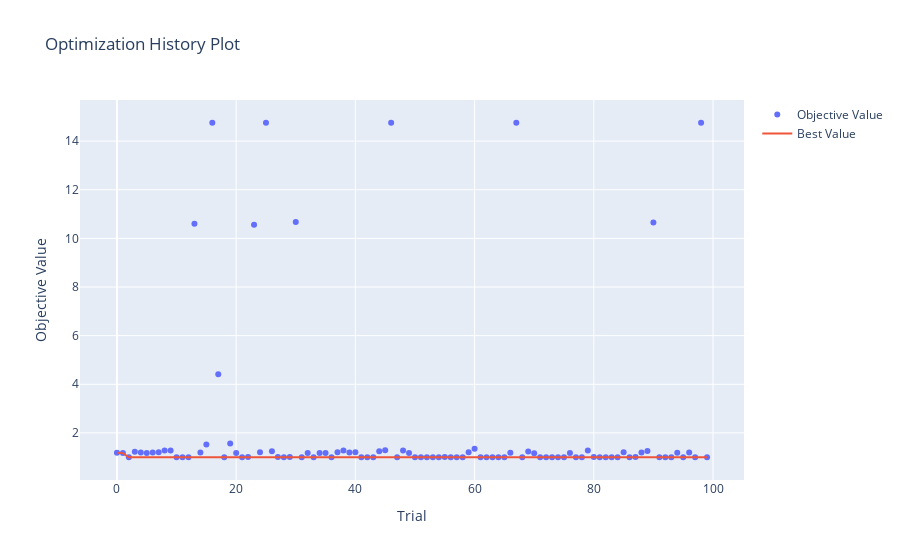
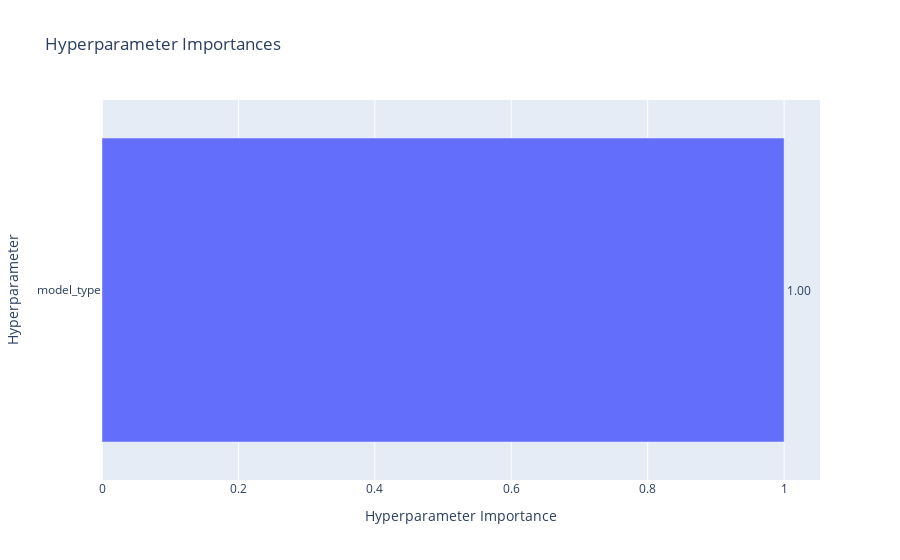

Notebook code cell kept with these figures, in order:
### Code cell
from pathlib import Path
import joblib
import optuna.visualization as vis

# 1. Setup Paths
results_path = Path().cwd().parent / "results"
pickle_file = results_path / "electricity_study.pkl"
plots_path = results_path / "plots"
plots_path.mkdir(parents=True, exist_ok=True)

# 2. Load the Study
if pickle_file.exists():
    study = joblib.load(pickle_file)
    print(f"✅ Study '{study.study_name}' loaded successfully.")
else:
    print("❌ Pickle file not found! Check your path.")

# 3. Generate Interactive Visuals (for the notebook)
# History shows convergence toward the best MAPE
fig_history = vis.plot_optimization_history(study)
fig_history.show()

# Importance identifies the 'heavy hitters' among your 10 models
fig_importance = vis.plot_param_importances(study)
fig_importance.show()

# 4. Export High-Res PNGs for your LaTeX Report
# Scale=2 ensures they are crisp on the printed page
fig_history.write_image(plots_path / "optimization_history.png", scale=2)
fig_importance.write_image(plots_path / "param_importance.png", scale=2)
fig_slice = vis.plot_slice(study)
fig_slice.write_image(plots_path / "slice_plot.png", scale=2)

print(f"🖼️ Plots exported to: {plots_path}")

### Figure 1 — Plotly figure (JSON) as saved in the notebook; plotly's stock layout.template omitted (floating-point values rounded to 4 significant figures)
{"data": [{"mode": "markers", "name": "Objective Value", "type": "scatter", "x": [0, 1, 2, 3, 4, 5, 6, 7, 8, 9, 10, 11, 12, 13, 14, 15, 16, 17, 18, 19, 20, 21, 22, 23, 24, 25, 26, 27, 28, 29, 30, 31, 32, 33, 34, 35, 36, 37, 38, 39, 40, 41, 42, 43, 44, 45, 46, 47, 48, 49, 50, 51, 52, 53, 54, 55, 56, 57, 58, 59, 60, 61, 62, 63, 64, 65, 66, 67, 68, 69, 70, 71, 72, 73, 74, 75, 76, 77, 78, 79, 80, 81, 82, 83, 84, 85, 86, 87, 88, 89, 90, 91, 92, 93, 94, 95, 96, 97, 98, 99], "y": [1.182, 1.17, 1.0, 1.225, 1.2, 1.171, 1.195, 1.201, 1.281, 1.281, 1.0, 1.0, 1.0, 10.61, 1.198, 1.526, 14.75, 4.415, 1.002, 1.564, 1.17, 1.0, 1.011, 10.56, 1.201, 14.75, 1.248, 1.011, 1.0, 1.015, 10.68, 1.0, 1.17, 1.0, 1.176, 1.178, 1.0, 1.201, 1.281, 1.196, 1.207, 1.0, 1.0, 1.002, 1.247, 1.291, 14.75, 1.0, 1.281, 1.17, 1.0, 1.0, 1.0, 1.0, 1.0, 1.011, 0.9999, 0.9999, 0.9999, 1.201, 1.345, 0.9999, 0.9999, 0.9999, 0.9999, 0.9999, 1.189, 14.75, 0.9999, 1.239, 1.162, 0.9999, 0.9999, 0.9999, 0.9999, 0.9999, 1.17, 0.9999, 0.9999, 1.281, 1.013, 0.9999, 0.9999, 0.9999, 0.9999, 1.201, 0.9999, 1.012, 1.195, 1.259, 10.66, 0.9999, 0.9999, 0.9999, 1.181, 0.9999, 1.197, 0.9999, 14.75, 0.9999]}, {"mode": "lines", "name": "Best Value", "type": "scatter", "x": [0, 1, 2, 3, 4, 5, 6, 7, 8, 9, 10, 11, 12, 13, 14, 15, 16, 17, 18, 19, 20, 21, 22, 23, 24, 25, 26, 27, 28, 29, 30, 31, 32, 33, 34, 35, 36, 37, 38, 39, 40, 41, 42, 43, 44, 45, 46, 47, 48, 49, 50, 51, 52, 53, 54, 55, 56, 57, 58, 59, 60, 61, 62, 63, 64, 65, 66, 67, 68, 69, 70, 71, 72, 73, 74, 75, 76, 77, 78, 79, 80, 81, 82, 83, 84, 85, 86, 87, 88, 89, 90, 91, 92, 93, 94, 95, 96, 97, 98, 99], "y": [1.182, 1.17, 1.0, 1.0, 1.0, 1.0, 1.0, 1.0, 1.0, 1.0, 1.0, 1.0, 1.0, 1.0, 1.0, 1.0, 1.0, 1.0, 1.0, 1.0, 1.0, 1.0, 1.0, 1.0, 1.0, 1.0, 1.0, 1.0, 1.0, 1.0, 1.0, 1.0, 1.0, 1.0, 1.0, 1.0, 1.0, 1.0, 1.0, 1.0, 1.0, 1.0, 1.0, 1.0, 1.0, 1.0, 1.0, 1.0, 1.0, 1.0, 1.0, 1.0, 1.0, 1.0, 1.0, 1.0, 0.9999, 0.9999, 0.9999, 0.9999, 0.9999, 0.9999, 0.9999, 0.9999, 0.9999, 0.9999, 0.9999, 0.9999, 0.9999, 0.9999, 0.9999, 0.9999, 0.9999, 0.9999, 0.9999, 0.9999, 0.9999, 0.9999, 0.9999, 0.9999, 0.9999, 0.9999, 0.9999, 0.9999, 0.9999, 0.9999, 0.9999, 0.9999, 0.9999, 0.9999, 0.9999, 0.9999, 0.9999, 0.9999, 0.9999, 0.9999, 0.9999, 0.9999, 0.9999, 0.9999]}, {"marker": {"color": "#cccccc"}, "mode": "markers", "name": "Infeasible Trial", "showlegend": false, "type": "scatter", "x": [], "y": []}], "layout": {"title": {"text": "Optimization History Plot"}, "xaxis": {"title": {"text": "Trial"}}, "yaxis": {"title": {"text": "Objective Value"}}}}

### Figure 2 — Plotly figure (JSON) as saved in the notebook; plotly's stock layout.template omitted (floating-point values rounded to 4 significant figures)
{"data": [{"cliponaxis": false, "hovertemplate": ["model_type (CategoricalDistribution): 1.0<extra></extra>"], "name": "Objective Value", "orientation": "h", "text": ["1.00"], "textposition": "outside", "type": "bar", "x": [1], "y": ["model_type"]}], "layout": {"title": {"text": "Hyperparameter Importances"}, "xaxis": {"title": {"text": "Hyperparameter Importance"}}, "yaxis": {"title": {"text": "Hyperparameter"}}}}
